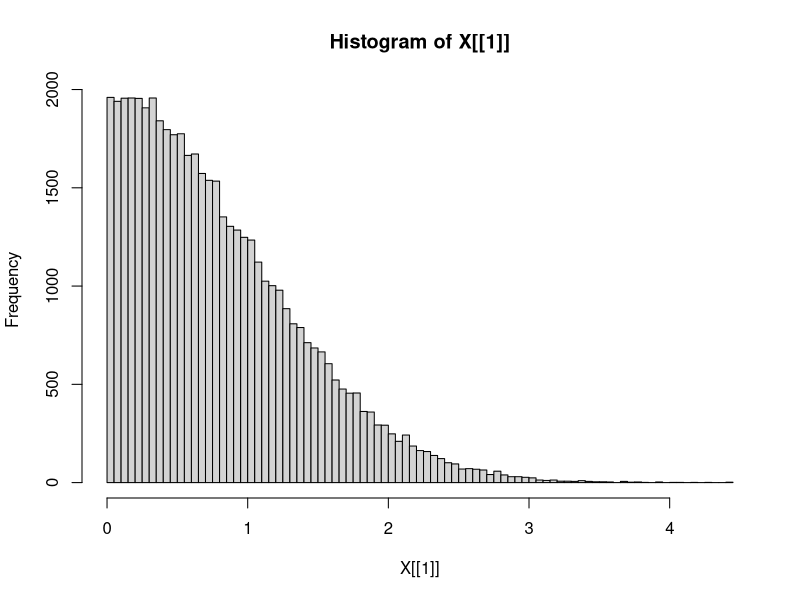
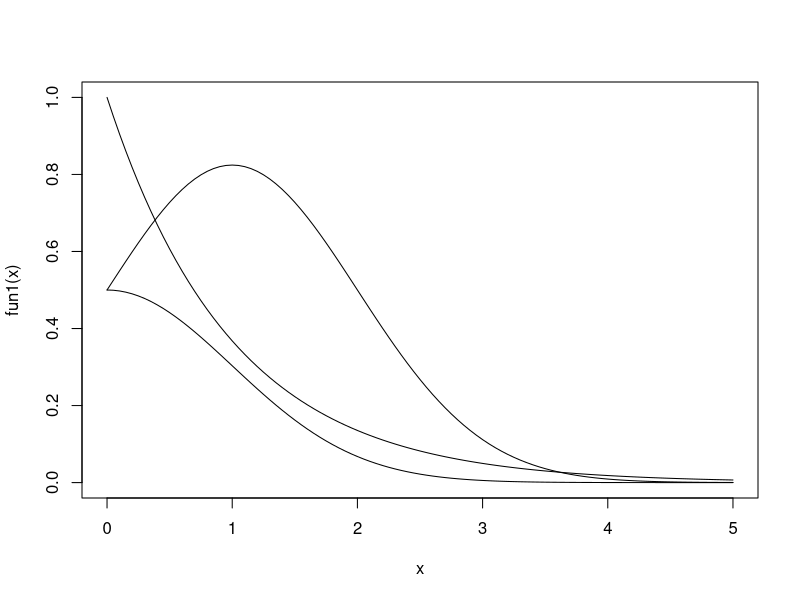
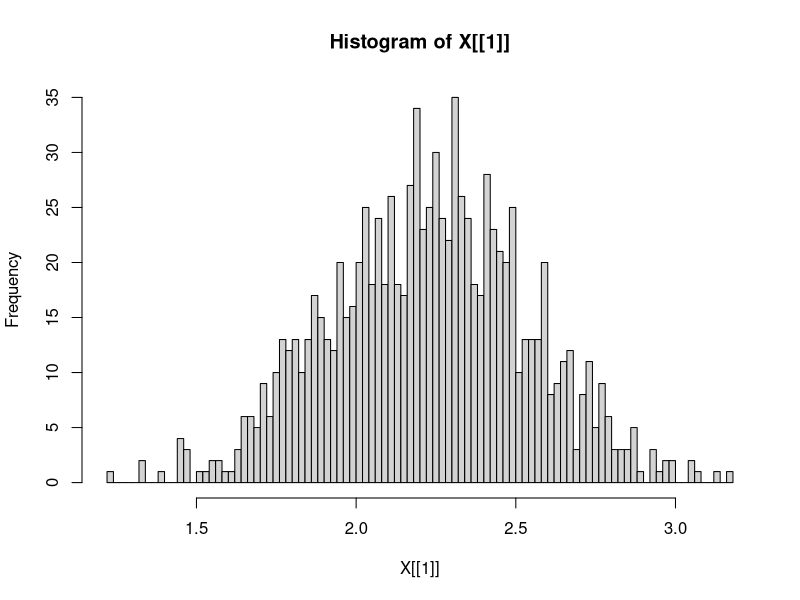
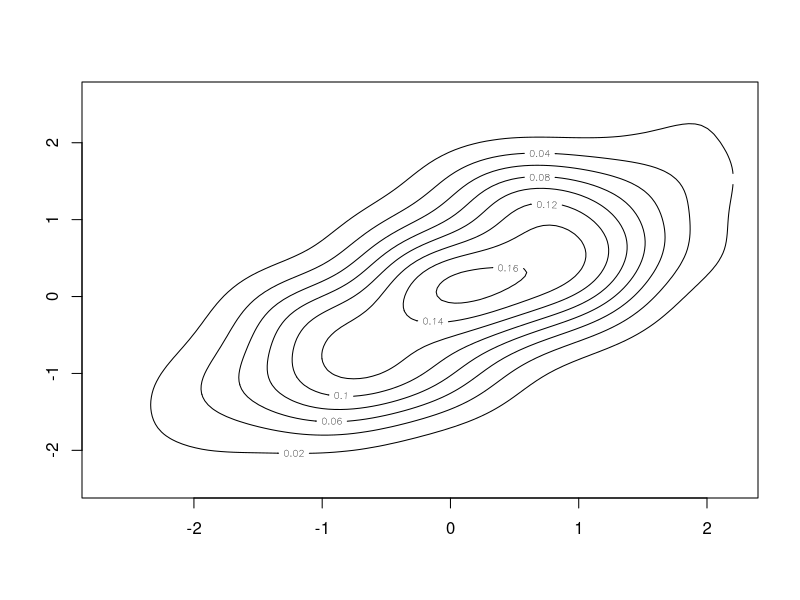

Source code (R) for these figures, in order:
library(MASS)

## PROBLEM 1a
# sample function below samples randomly from f(x) specified in part a
sample = function(n) tan(pi/2*runif(n))

## PROBLEM 1b
r_sample = function(n) {
  Vy=numeric(n); Vcpt=integer(n); # initialize vectors
  for(j in 1:n){
    y = rexp(1,rate=1); u=runif(1); cpt=1;
      while(u>exp((-.5)*(y-1)^2)) {
        u=runif(1); y = rexp(1,rate=1);
        cpt=cpt+1
      }
    Vy[j]=y; Vcpt[j]=cpt
  }
  return(list(Vy,Vcpt))
}
X = r_sample(50000)
# visualize 5000 draws from this distribution
hist(X[[1]], breaks=100)
# visually make sure 'g' function completely envelopes 'f'
fun1 = function(x) 0.5*exp(-(x^2)/2)
fun2 = function(x) exp(-x)
fun3 = function(x) fun1(x)/fun2(x)
curve(fun1, from=0, to=5, ylim=c(0,1))
curve(fun2, from=0, to=5, add=TRUE)
curve(fun3, from=0, to=5, add=TRUE)


## PROBLEM 2
m=c(2.16, 0.74, 1.87, 3.03, 3.11, 2.74, 1.23, 3.64, 1.57, 2.12)
#exponential function when x = m_bar
fun = function(x) exp(-.5*sum((rep(x,length(m))-m)^2))
c = fun(mean(m))

gamma_sample = function(n) {
  Vy=numeric(n); Vcpt=integer(n); # initialize vectors
  for(j in 1:n){
    y = rgamma(1,shape=2, rate=0.5); u=runif(1); cpt=1;
    while(u>((1/c)*y*exp(-0.5*y)*fun(y))) {
      u=runif(1); y = rgamma(1,shape=2, rate=0.5);
      cpt=cpt+1
    }
    Vy[j]=y; Vcpt[j]=cpt
  }
  return(list(Vy,Vcpt))
}

X = gamma_sample(1000)
hist(X[[1]], breaks=100)

# monte carlo integral and confidence interval
ihat = mean(X[[1]])
se = sqrt(var(X[[1]])/1000)
z= qnorm(0.975)
CI= c(ihat-z*se,ihat+z*se) # 95% conf int

## PROBLEM 3
mu=c(0,0)
Sigma = matrix(c(1,0.8,0.8,1.0),nrow=2)
d=length(mu)
bivn = matrix(0,nrow=100,ncol=2)
for (i in 1:100) {
  L=t(chol(Sigma)); Z=rnorm(d,0,1)
  X=mu+L%*%Z
  bivn[i,1]=X[1,1]
  bivn[i,2]=X[2,1]
}

# plot bivariate normal
bivn.kde <- kde2d(bivn[,1], bivn[,2], n = 100)
contour(bivn.kde)

# importance sampling using bivariate normal
x = bivn[,1]
y = bivn[,2]
sxx = sum(x^2)
syy = sum(y^2)
sxy = sum(x*y)

n = 5000
# correlation density function assuming n = 100
corr_fun = function(p) { 
  ((1/(1-p^2))^(100/2))*exp(-1/(2*(1-p^2))*(sxx+syy-2*p*sxy))
}
sple = runif(n, min=-1, max=1)
om = corr_fun(sple)
est=sum(sple*om)/sum(om)
v1=var((om/mean(om))*sple)
se=sqrt(v1/n)
z=qnorm(0.975)
ci = c(est-z*se, est+z*se)